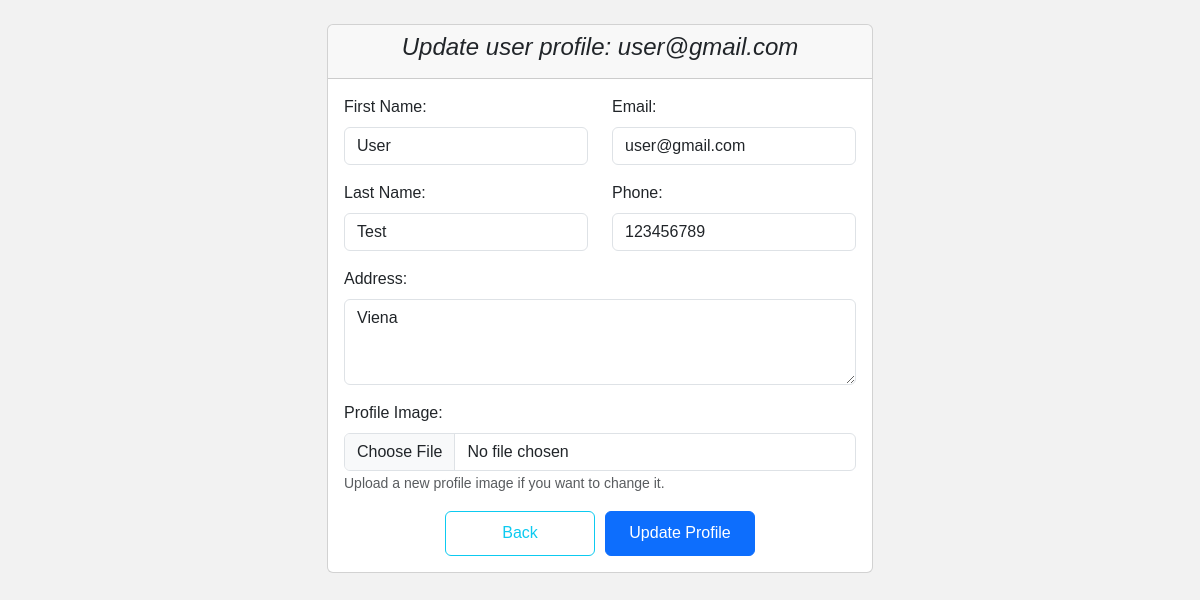
Page /user_update_profile.php (signed in) on the earlier database version.
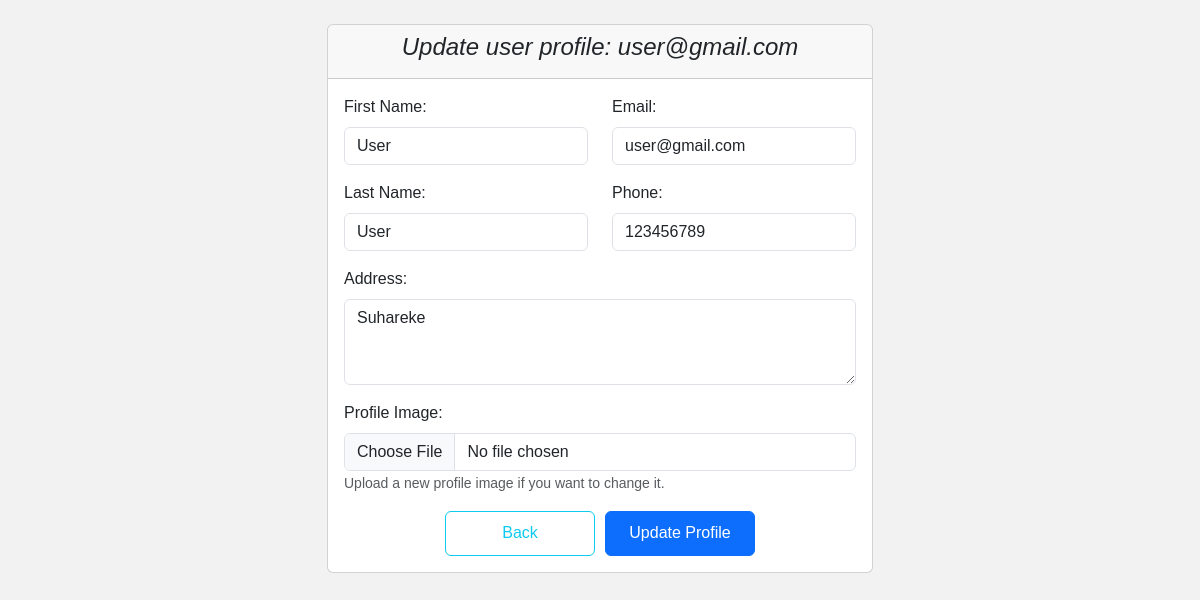
Same page on the later database version.
### tables this page shows
CREATE TABLE IF NOT EXISTS `users` (
  `id` int NOT NULL AUTO_INCREMENT,
  `first_name` varchar(50) NOT NULL,
  `last_name` varchar(50) NOT NULL,
  `email` varchar(50) NOT NULL,
  `phone` varchar(20) NOT NULL,
  `address` varchar(100) NOT NULL,
  `image` varchar(100) DEFAULT NULL,
  `password` varchar(255) NOT NULL,
  `status` varchar(10) NOT NULL DEFAULT 'user',
  `is_banned` enum('Yes','No') NOT NULL DEFAULT 'No',
  PRIMARY KEY (`id`),
  UNIQUE KEY `email` (`email`)
);

### user_update_profile.php (the view, shortened to what this page needs)
<?php
if (isset($_SESSION["user"])) {
    require "validate/connect.php";
    $id = $_SESSION["user"];
    $sql = "SELECT * FROM users WHERE id=$id";
    $result = mysqli_query($connect, $sql);
    $row = mysqli_fetch_assoc($result);
?>
    <!DOCTYPE html>
    <html lang="en">
    <head>
        <link href="https://cdn.jsdelivr.net/npm/bootstrap@5.3.0/dist/css/bootstrap.min.css" rel="stylesheet">
    </head>
    <body>
        <div class="container mt-4">
            <div class="row justify-content-center">
                <div class="col-md-6">
                    <div class="card">
                        <div class="card-header">
                            <h4 style="text-align: center;"><i>Update user profile: <?php echo $row["email"] ?></i></h4>
                        </div>
                        <div class="card-body">
                            <form method="post" enctype="multipart/form-data">
                                <div class="row">
                                    <div class="col-md-6">
                                        <div class="mb-3">
                                            <label for="first_name" class="form-label">First Name:</label>
                                            <input type="text" name="first_name" class="form-control" value="<?php echo $row['first_name']; ?>">
                                        </div>
                                        <div class="mb-3">
                                            <label for="last_name" class="form-label">Last Name:</label>
                                            <input type="text" name="last_name" class="form-control" value="<?php echo $row['last_name']; ?>">
                                        </div>
                                    </div>
                                    <div class="col-md-6">
                                        <div class="mb-3">
                                            <label for="email" class="form-label">Email:</label>
                                            <input type="email" name="email" class="form-control" value="<?php echo $row['email']; ?>">
                                        </div>
                                        <div class="mb-3">
                                            <label for="phone" class="form-label">Phone:</label>
                                            <input type="text" name="phone" class="form-control" value="<?php echo $row['phone']; ?>">
                                        </div>
                                    </div>
                                </div>
                                <div class="mb-3">
                                    <label for="address" class="form-label">Address:</label>
                                    <textarea name="address" class="form-control" rows="3"><?php echo $row['address']; ?></textarea>
                                </div>
                                <div class="mb-3">
                                    <label for="image" class="form-label">Profile Image:</label>
                                    <input type="file" name="picture" class="form-control">
                                    <small class="form-text text-muted">Upload a new profile image if you want to change it.</small>
                                </div>
                                <div style="display: flex;justify-content:center" class="buttons">
                                    <a style="text-decoration: none;" href="index.php" class="btn btn-outline-info width-btn-2">Back</a>
                                    <button type="submit" name="update" class="btn btn-primary  width-btn-2">Update Profile</button>
                                </div>
                            </form>
                        </div>
                    </div>
                </div>
            </div>
        </div>
    </body>
    </html>
<?php
} else {
    header("Location: login.php");
}

Differences in the rows shown:
changed users "user@gmail.com": last_name "Test" → "User"; address "Viena" → "Suhareke"
